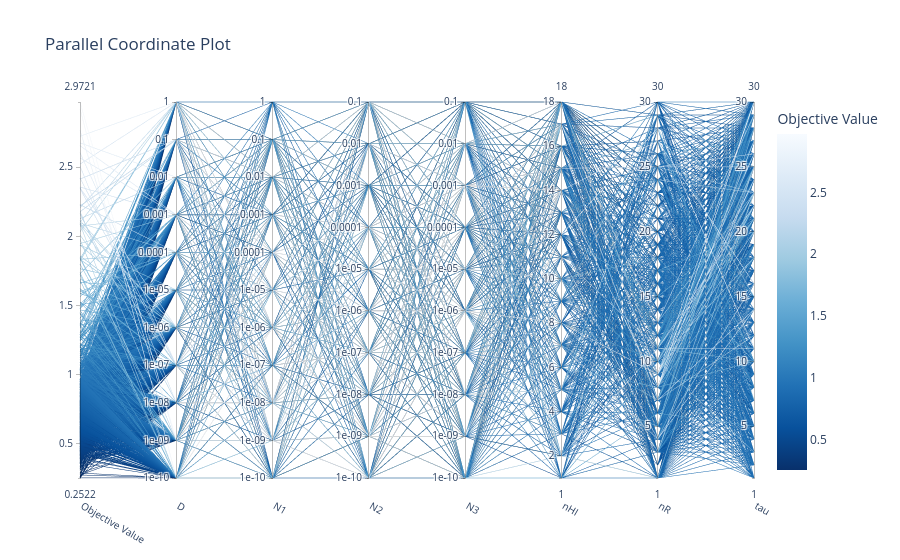

Notebook source saved alongside this figure:
### Code cell
plot_parallel_coordinate(study)

### Figure 1 — Plotly figure (JSON) as saved in the notebook; plotly's stock layout.template omitted (floating-point values rounded to 4 significant figures; data arrays with more than 128 entries replaced by an {"elided": "..."} marker saying what was removed)
{"data": [{"dimensions": [{"label": "Objective Value", "range": [0.2522, 2.972], "values": {"elided": "2465 float values"}}, {"label": "D", "range": [0, 10], "ticktext": ["1e-10", "1e-09", "1e-08", "1e-07", "1e-06", "1e-05", "0.0001", "0.001", "0.01", "0.1", "1"], "tickvals": [0, 1, 2, 3, 4, 5, 6, 7, 8, 9, 10], "values": {"elided": "2465 int values"}}, {"label": "N1", "range": [0, 10], "ticktext": ["1e-10", "1e-09", "1e-08", "1e-07", "1e-06", "1e-05", "0.0001", "0.001", "0.01", "0.1", "1"], "tickvals": [0, 1, 2, 3, 4, 5, 6, 7, 8, 9, 10], "values": {"elided": "2465 int values"}}, {"label": "N2", "range": [0, 9], "ticktext": ["1e-10", "1e-09", "1e-08", "1e-07", "1e-06", "1e-05", "0.0001", "0.001", "0.01", "0.1"], "tickvals": [0, 1, 2, 3, 4, 5, 6, 7, 8, 9], "values": {"elided": "2465 int values"}}, {"label": "N3", "range": [0, 9], "ticktext": ["1e-10", "1e-09", "1e-08", "1e-07", "1e-06", "1e-05", "0.0001", "0.001", "0.01", "0.1"], "tickvals": [0, 1, 2, 3, 4, 5, 6, 7, 8, 9], "values": {"elided": "2465 int values"}}, {"label": "nHI", "range": [1, 18], "values": {"elided": "2465 int values"}}, {"label": "nR", "range": [1, 30], "values": {"elided": "2465 int values"}}, {"label": "tau", "range": [1, 30], "values": {"elided": "2465 int values"}}], "labelangle": 30, "labelside": "bottom", "line": {"color": {"elided": "2465 float values"}, "colorbar": {"title": {"text": "Objective Value"}}, "colorscale": [[0, "rgb(247,251,255)"], [0.125, "rgb(222,235,247)"], [0.25, "rgb(198,219,239)"], [0.375, "rgb(158,202,225)"], [0.5, "rgb(107,174,214)"], [0.625, "rgb(66,146,198)"], [0.75, "rgb(33,113,181)"], [0.875, "rgb(8,81,156)"], [1, "rgb(8,48,107)"]], "reversescale": true, "showscale": true}, "type": "parcoords"}], "layout": {"title": {"text": "Parallel Coordinate Plot"}}}
